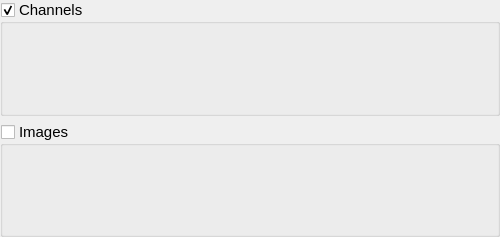
<?xml version="1.0" encoding="UTF-8"?>
<ui version="4.0">
 <class>AnimatorHolder</class>
 <widget class="QDockWidget" name="AnimatorHolder">
  <property name="geometry">
   <rect>
    <x>0</x>
    <y>0</y>
    <width>500</width>
    <height>237</height>
   </rect>
  </property>
  <property name="minimumSize">
   <size>
    <width>500</width>
    <height>81</height>
   </size>
  </property>
  <property name="windowTitle">
   <string>Animators</string>
  </property>
  <widget class="QWidget" name="dockWidgetContents">
   <layout class="QVBoxLayout" name="verticalLayout">
    <property name="margin">
     <number>0</number>
    </property>
    <item>
     <widget class="QGroupBox" name="channelGroupBox">
      <property name="sizePolicy">
       <sizepolicy hsizetype="Minimum" vsizetype="MinimumExpanding">
        <horstretch>0</horstretch>
        <verstretch>0</verstretch>
       </sizepolicy>
      </property>
      <property name="minimumSize">
       <size>
        <width>320</width>
        <height>0</height>
       </size>
      </property>
      <property name="font">
       <font>
        <family>Arial</family>
        <pointsize>11</pointsize>
        <weight>50</weight>
        <bold>false</bold>
       </font>
      </property>
      <property name="title">
       <string>Channels</string>
      </property>
      <property name="flat">
       <bool>true</bool>
      </property>
      <property name="checkable">
       <bool>true</bool>
      </property>
     </widget>
    </item>
    <item>
     <widget class="QGroupBox" name="imageGroupBox">
      <property name="sizePolicy">
       <sizepolicy hsizetype="Minimum" vsizetype="MinimumExpanding">
        <horstretch>0</horstretch>
        <verstretch>0</verstretch>
       </sizepolicy>
      </property>
      <property name="minimumSize">
       <size>
        <width>320</width>
        <height>0</height>
       </size>
      </property>
      <property name="font">
       <font>
        <family>Arial</family>
        <pointsize>11</pointsize>
       </font>
      </property>
      <property name="title">
       <string>Images</string>
      </property>
      <property name="flat">
       <bool>true</bool>
      </property>
      <property name="checkable">
       <bool>true</bool>
      </property>
      <property name="checked">
       <bool>false</bool>
      </property>
     </widget>
    </item>
   </layout>
  </widget>
 </widget>
 <resources/>
 <connections/>
</ui>
